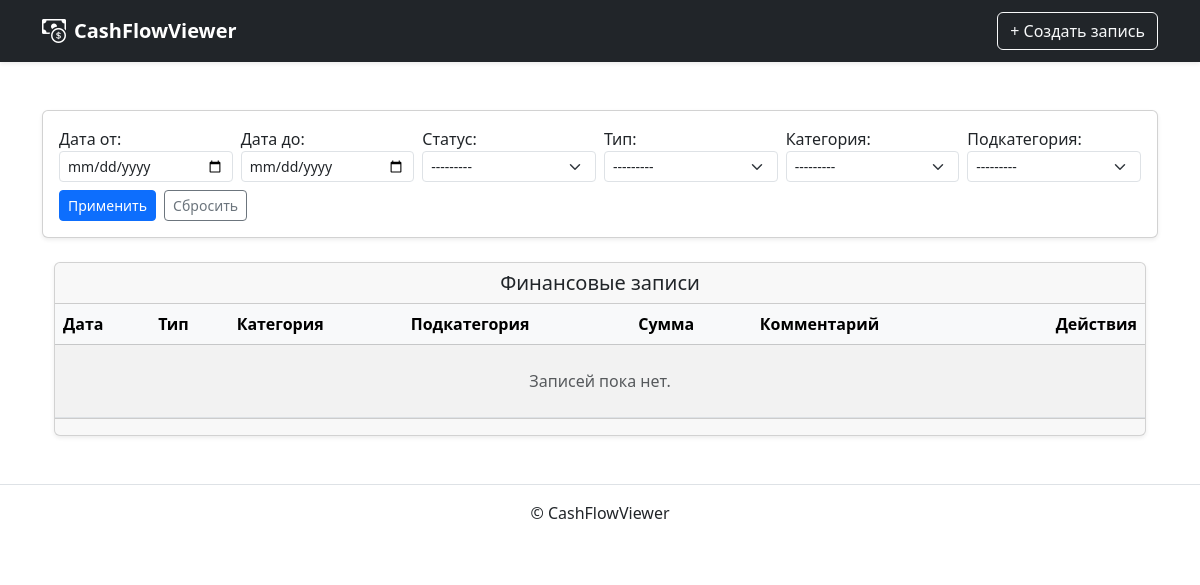
The app's page /cash/, older data.
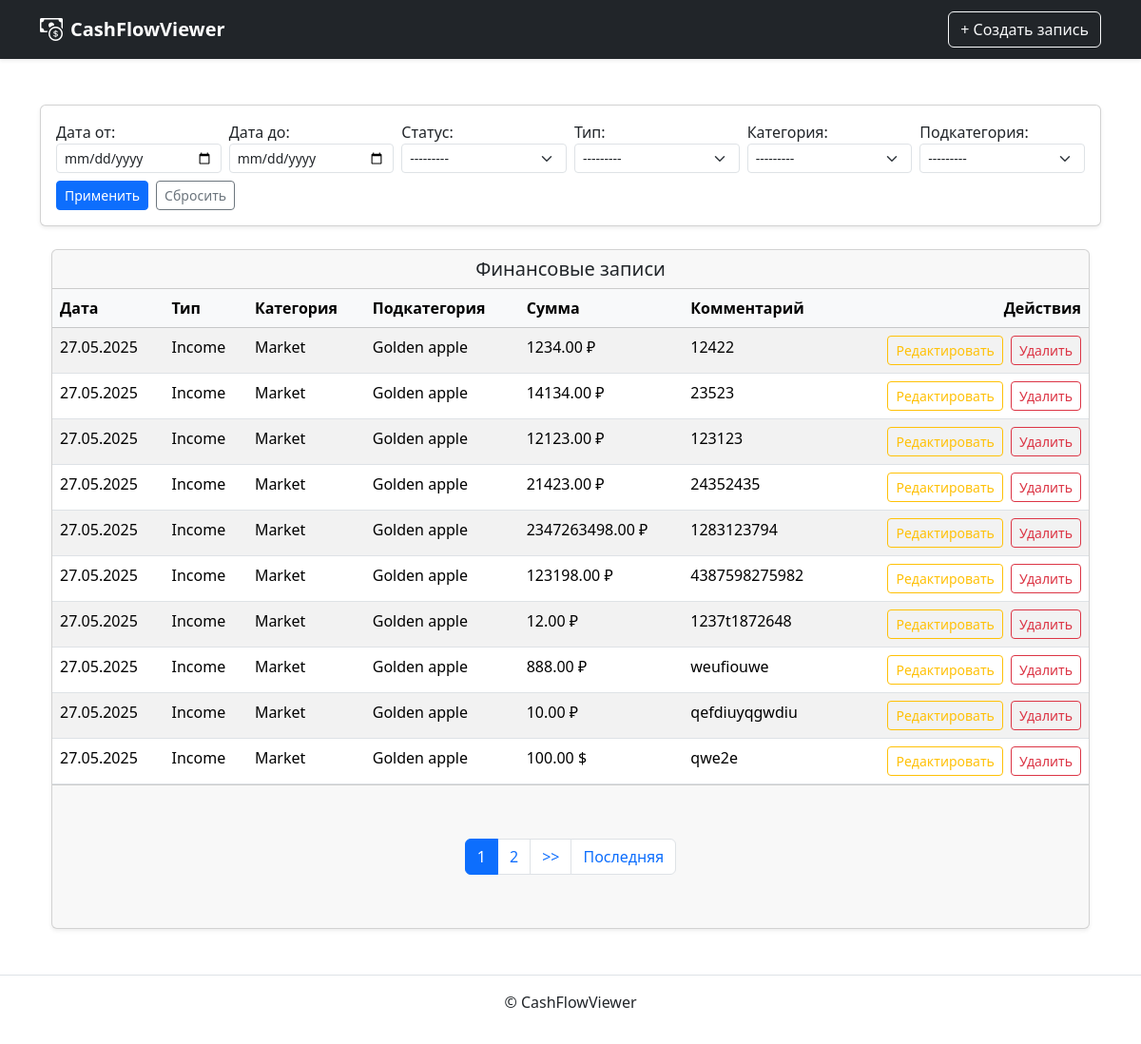
The same page, newer data.
### cashflow/models.py (models this page shows, shortened)
class CashFlowRecord(models.Model):
    date = models.DateField(default=timezone.now, verbose_name='Дата')
    status = models.ForeignKey(Status, on_delete=models.PROTECT, verbose_name='Статус')
    type = models.ForeignKey(Type, on_delete=models.PROTECT, verbose_name='Тип')
    category = models.ForeignKey(Category, on_delete=models.PROTECT, verbose_name='Категория')
    subcategory = models.ForeignKey(Subcategory, on_delete=models.PROTECT, verbose_name='Подкатегория')
    amount = models.DecimalField(max_digits=12, decimal_places=2, verbose_name='Сумма')
    currency = models.CharField(
        max_length=3,
        choices=[('RUB', '₽'), ('USD', '$'), ('EUR', '€')],
        default='RUB', verbose_name='Валюта'
    )
    comment = models.TextField(blank=True, verbose_name='Комментарий')
    class Meta:
        verbose_name = 'Статус'
        verbose_name_plural = 'Статусы'

class Type(models.Model):
    name = models.CharField(max_length=100)
    class Meta:
        verbose_name = 'Тип'
        verbose_name_plural = 'Типы'
    def __str__(self) -> str:
        return self.name

class Category(models.Model):
    name = models.CharField(max_length=100)
    type = models.ForeignKey(
        Type, on_delete=models.CASCADE, related_name='categories'
    )
    class Meta:
        verbose_name = 'Категория'
        verbose_name_plural = 'Категории'
    def __str__(self) -> str:
        return self.name

class Subcategory(models.Model):
    name = models.CharField(max_length=100)
    category = models.ForeignKey(
        Category, on_delete=models.CASCADE, related_name='subcategories'
    )
    class Meta:
        verbose_name = 'Подкатегория'
        verbose_name_plural = 'Подкатегории'
    def __str__(self) -> str:
        return self.name

### cashflow/views.py (the view)
# urls.py: path('', RecordListView.as_view(), name='list'),
class RecordListView(FilterView):
    model = CashFlowRecord
    template_name = 'cashflow/record/list.html'
    paginate_by = 10
    filterset_class = CashFlowRecordFilter

### cashflow/models.py (called while the page is built)
    def __str__(self) -> str:
        return self.name

### templates/cashflow/record/list.html (shortened to what this page needs)
{% extends "base.html" %}
{% load widget_tweaks %}
{% block content %}
<form method="get" class="mb-3">
  <div class="card shadow-sm">
    <div class="card-body py-3">
      <div class="row g-2 align-items-end">
        <div class="col-md-2">
          {{ filter.form.date_from.label_tag }}
          {{ filter.form.date_from|add_class:"form-control form-control-sm" }}
        </div>
        <div class="col-md-2">
          {{ filter.form.date_to.label_tag }}
          {{ filter.form.date_to|add_class:"form-control form-control-sm" }}
        </div>
        <div class="col-md-2">
          {{ filter.form.status.label_tag }}
          {{ filter.form.status|add_class:"form-select form-select-sm" }}
        </div>
        <div class="col-md-2">
          {{ filter.form.type.label_tag }}
          {{ filter.form.type|add_class:"form-select form-select-sm" }}
        </div>
        <div class="col-md-2">
          {{ filter.form.category.label_tag }}
          {{ filter.form.category|add_class:"form-select form-select-sm" }}
        </div>
        <div class="col-md-2">
          {{ filter.form.subcategory.label_tag }}
          {{ filter.form.subcategory|add_class:"form-select form-select-sm" }}
        </div>
        <div class="col-md-2 d-flex gap-2">
          <button type="submit" class="btn btn-sm btn-primary w-100">Применить</button>
          <a href="{% url 'cashflow:list' %}" class="btn btn-sm btn-outline-secondary w-100">Сбросить</a>
        </div>
      </div>
    </div>
  </div>
</form>
<div class="container mt-4">
  <div class="card shadow-sm">
    <div class="card-header text-center">
      <h5 class="mb-0">Финансовые записи</h5>
    </div>
    <div class="card-body p-0">
      <div class="table-responsive">
        <table class="table table-hover table-striped mb-0">
          <thead class="table-light">
            <tr>
              <th>Дата</th>
              <th>Тип</th>
              <th>Категория</th>
              <th>Подкатегория</th>
              <th>Сумма</th>
              <th>Комментарий</th>
              <th class="text-end">Действия</th>
            </tr>
          </thead>
          <tbody>
            {% for record in page_obj %}
            <tr>
              <td>{{ record.date|date:"d.m.Y" }}</td>
              <td>{{ record.type.name }}</td>
              <td>{{ record.category.name }}</td>
              <td>{{ record.subcategory.name }}</td>
              <td>{{ record.amount }} {{ record.get_currency_display }}</td>
              <td>{{ record.comment|truncatewords:10 }}</td>
              <td class="text-end">
                <a href="{% url 'cashflow:update' record.pk %}" class="btn btn-sm btn-outline-warning me-1">
                  Редактировать
                </a>
                <a href="{% url 'cashflow:delete' record.pk %}" class="btn btn-sm btn-outline-danger">
                  Удалить
                </a>
              </td>
            </tr>
            {% empty %}
            <tr>
              <td colspan="7" class="text-center text-muted py-4">
                Записей пока нет.
              </td>
            </tr>
            {% endfor %}
          </tbody>
        </table>
      </div>
    </div>
    <div class="card-footer">
      {% include "includes/paginator.html" %}
    </div>
  </div>
</div>
{% endblock %}

### templates/base.html (shortened to what this page needs)
{% load static %}
{% load widget_tweaks %}
{% load django_bootstrap5 %}
<!DOCTYPE html>
<html lang="ru">
  <head>
    <link rel="stylesheet" href="https://cdn.jsdelivr.net/npm/bootstrap-icons@1.10.5/font/bootstrap-icons.css">
    {% bootstrap_css %}
  </head>
  <body>
    {% include "includes/header.html" %}
    <main>
      <div class="container py-5">
        {% block content %}{% endblock %}
      </div>
    </main>
    {% include "includes/footer.html" %}
  </body>
</html>

### templates/includes/header.html
{% load static %}
<header>
  <nav class="navbar navbar-expand-lg navbar-light bg-dark shadow-sm" >
    <div class="container">
      <a class="navbar-brand d-flex align-items-center gap-2 text-white" href="{% url 'pages:main' %}">
        <i class="bi bi-cash-coin fs-4"></i>
        <span class="fw-bold">CashFlowViewer</span>
      </a>
      {% with request.resolver_match.view_name as view_name %}
      <div class="ms-auto">
        <a href="{% url 'cashflow:create' %}" class="btn btn-outline-light">
          + Создать запись
        </a>
      </div>
      {% endwith %}
    </div>
  </nav>
</header>

### templates/includes/paginator.html (shortened to what this page needs)
{% if page_obj.has_other_pages %}
  <nav aria-label="Page navigation" class="my-5">
    <ul class="pagination justify-content-center">
      {% for i in page_obj.paginator.page_range %}
        {% if page_obj.number == i %}
          <li class="page-item active">
            <span class="page-link">{{ i }}</span>
          </li>
        {% else %}
          <li class="page-item">
            <a class="page-link" href="?page={{ i }}">{{ i }}</a>
          </li>
        {% endif %}
      {% endfor %}
      {% if page_obj.has_next %}
        <li class="page-item">
          <a class="page-link" href="?page={{ page_obj.next_page_number }}">
            >>
          </a>
        </li>
        <li class="page-item">
          <a class="page-link" href="?page={{ page_obj.paginator.num_pages }}">
            Последняя
          </a>
        </li>
      {% endif %}
    </ul>
  </nav>
{% endif %}

### templates/includes/footer.html
<footer class="border-top text-center py-3">
  <p>© CashFlowViewer </p>
</footer>

Row changes from the older to the newer data that the page shows:
added CashFlowRecord: date "27.05.2025", type.name "Income", category.name "Market", subcategory.name "Golden apple", amount "1234.00", currency "₽", comment "12422"
added CashFlowRecord: date "27.05.2025", type.name "Income", category.name "Market", subcategory.name "Golden apple", amount "14134.00", currency "₽", comment "23523"
added CashFlowRecord: date "27.05.2025", type.name "Income", category.name "Market", subcategory.name "Golden apple", amount "12123.00", currency "₽", comment "123123"
added CashFlowRecord: date "27.05.2025", type.name "Income", category.name "Market", subcategory.name "Golden apple", amount "21423.00", currency "₽", comment "24352435"
added CashFlowRecord: date "27.05.2025", type.name "Income", category.name "Market", subcategory.name "Golden apple", amount "2347263498.00", currency "₽", comment "1283123794"
added CashFlowRecord: date "27.05.2025", type.name "Income", category.name "Market", subcategory.name "Golden apple", amount "123198.00", currency "₽", comment "4387598275982"
added CashFlowRecord: date "27.05.2025", type.name "Income", category.name "Market", subcategory.name "Golden apple", amount "12.00", currency "₽", comment "1237t1872648"
added CashFlowRecord: date "27.05.2025", type.name "Income", category.name "Market", subcategory.name "Golden apple", amount "888.00", currency "₽", comment "weufiouwe"
added CashFlowRecord: date "27.05.2025", type.name "Income", category.name "Market", subcategory.name "Golden apple", amount "10.00", currency "₽", comment "qefdiuyqgwdiu"
added CashFlowRecord: date "27.05.2025", type.name "Income", category.name "Market", subcategory.name "Golden apple", amount "100.00", currency "$", comment "qwe2e"
Text that changed along with them:
new list line: "1"
new list line: "2"
text no longer shown: "Записей пока нет."
text now shown: ">> Последняя"
